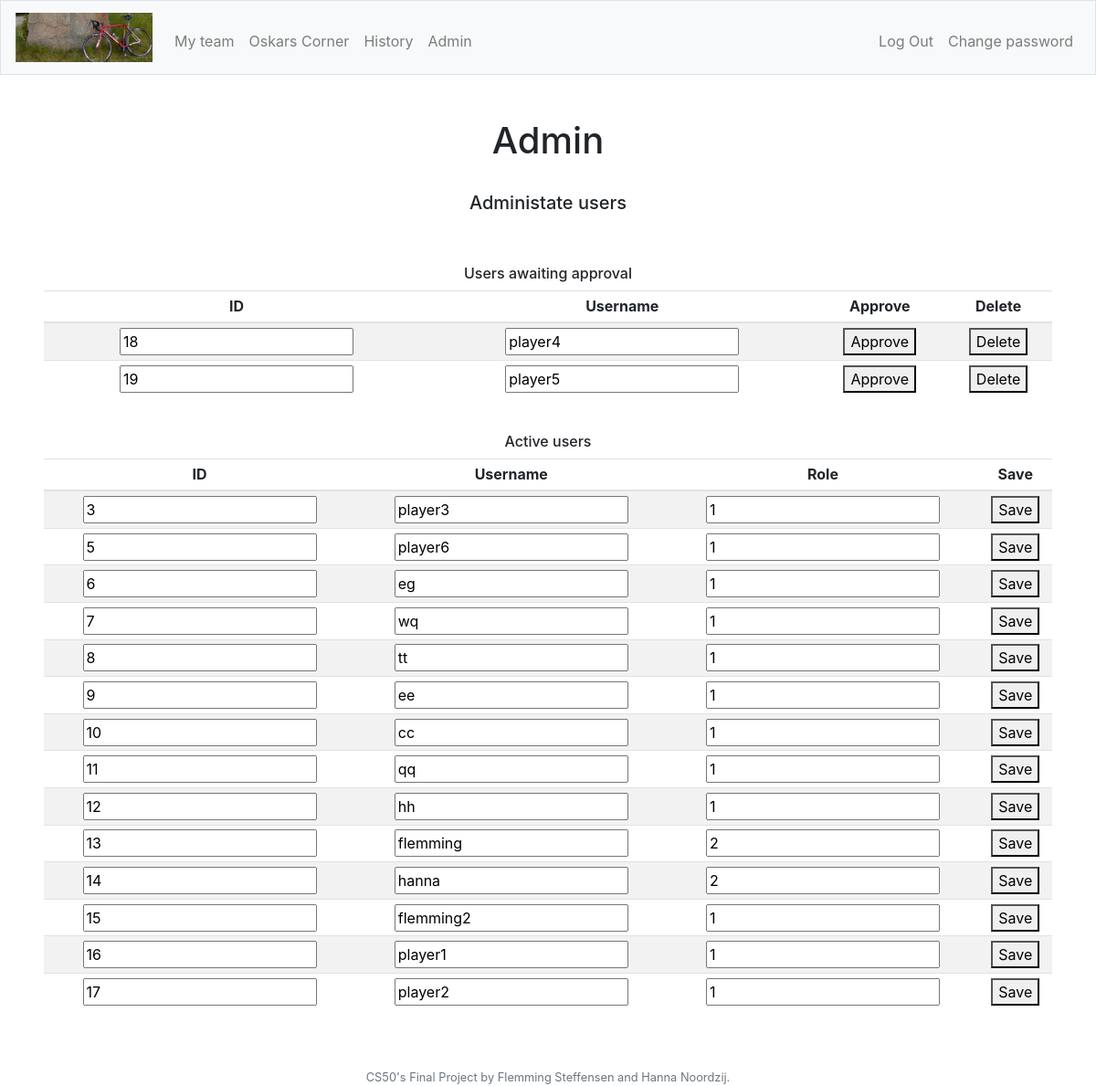
Screenshot of /editUser (signed in) with the database file from the repository.
### tables this page shows
CREATE TABLE "users" (
	"id"	INTEGER NOT NULL,
	"username"	TEXT NOT NULL,
	"hash"	TEXT NOT NULL,
	"role"	INTEGER NOT NULL DEFAULT 1,
	"approved"	INTEGER NOT NULL DEFAULT 0,
	PRIMARY KEY("id" AUTOINCREMENT)
);

### app.py (the view)
@app.route("/editUser", methods=["GET", "POST"])
@login_required
def editUser():
    if request.method == "GET":
        role = getRole()
        applicants = db.execute("SELECT id, username FROM users WHERE approved = 0")
        users = db.execute("SELECT id, username, role, approved FROM users WHERE approved = 1")
        return render_template("editUser.html", role=role, users=users, applicants=applicants)
    """Set user to approved or delete user"""
    if request.method == "POST":
        role = getRole()
        db.execute("UPDATE users SET username = :username, role = :role WHERE id = :id", id=request.form.get("userid"), username=request.form.get("username"), role=request.form.get("role"))
        return redirect('/editUser')

### app.py (called while the page is built)
@app.after_request
def after_request(response):
    response.headers["Cache-Control"] = "no-cache, no-store, must-revalidate"
    response.headers["Expires"] = 0
    response.headers["Pragma"] = "no-cache"
    return response

### helpers.py (called while the page is built)
def login_required(f):
    @wraps(f)
    def decorated_function(*args, **kwargs):
        if session.get("user_id") is None:
            return redirect("/login")
        return f(*args, **kwargs)
    return decorated_function

def getRole():
    role = db.execute("SELECT role FROM users WHERE id = :userid", userid=session["user_id"])
    role2 = role[0]["role"]
    return role2

### templates/editUser.html (shortened to what this page needs)
{% extends "layout.html" %}
{% block adminNav %}
    {% if role == 2 %}
    <li class="nav-item"><a class="nav-link" href="/admin">Admin</a></li>
    {% endif %}
{% endblock %}
{% block main %}
    <div>
        <h1>Admin</h1>
        <br>
        <h5>Administate users</h5>
        <br>
        <br>
        <h6>Users awaiting approval</h6>
        <table class="table table-striped table-sm">
            <thead>
                <tr>
                    <th class="">ID</th>
                    <th>Username</th>
                    <th>Approve</th>
                    <th>Delete</th>
                </tr>
            </thead>
            <tbody>
                {% for applicant in applicants %}
                    <form id="{{ applicant.id ~ applicant.username }}" action="" method="post">
                        <tr>
                            <td class=""><input type="number" id="{{applicant.id}}" readonly value="{{applicant.id}}" name="userid"></td>
                            <td class=""><input type="text" id="{{applicant.username}}" readonly value="{{applicant.username}}"></td>
                            <td><button type="submit" formaction="/approveUser">Approve</button></td>
                            <td><button type="submit" formaction="/deleteUser">Delete</button></td>
                        </tr>
                    </form>
                {% endfor %}
            </tbody>
        </table>
        <br>
        <h6>Active users</h6>
        <table class="table table-striped table-sm">
            <thead>
                <tr>
                    <th class="">ID</th>
                    <th>Username</th>
                    <th>Role</th>
                    <th>Save</th>
                </tr>
            </thead>
            <tbody>
                {% for user in users %}
                    <form id="{{ user.id ~ user.username }}" action="" method="post">
                        <tr>
                            <td class=""><input type="number" id="{{user.id}}" readonly value="{{user.id}}" name="userid"></td>
                            <td class=""><input type="text" id="{{user.username}}" value="{{user.username}}" name="username"></td>
                            <td><input type="number" id="{{user.role}}" value="{{user.role}}" name="role"></td>
                            <td><button type="submit" formaction="/editUser">Save</button></td>
                        </tr>
                    </form>
                {% endfor %}
            </tbody>
        </table>
    </div>
{% endblock %}

### static/styles.css (style rules this page uses)
td { position: relative; }
tbody > *:nth-child(10) > *:nth-child(3) { font-weight: bold; }
input[type="number"] { -moz-appearance: textfield; }

### rows the page displays
users: userid "18", username "player4"
users: userid "19", username "player5"
users: userid "3", username "player3", role "1"
users: userid "5", username "player6", role "1"
users: userid "6", username "eg", role "1"
users: userid "7", username "wq", role "1"
users: userid "8", username "tt", role "1"
users: userid "9", username "ee", role "1"
users: userid "10", username "cc", role "1"
users: userid "11", username "qq", role "1"
users: userid "12", username "hh", role "1"
users: userid "13", username "flemming", role "2"
users: userid "14", username "hanna", role "2"
users: userid "15", username "flemming2", role "1"
users: userid "16", username "player1", role "1"
users: userid "17", username "player2", role "1"
